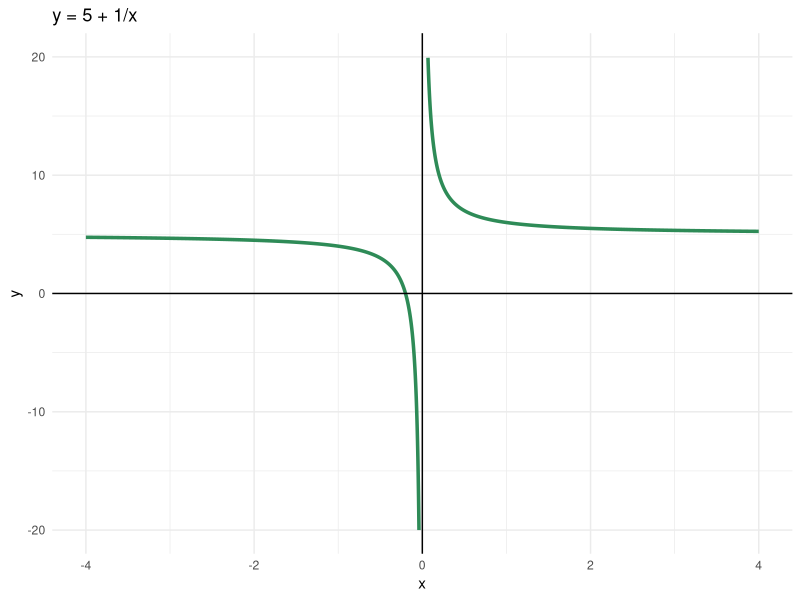

This chart was generated by the following R code:
## ---- chunk 1
library(ggplot2)
x_values_left <- seq(-4, -0.01, by = 0.001)
data_left <- data.frame(x = x_values_left, y = 5 + 1/x_values_left)

x_values_right <- seq(-0.01, 4, by = 0.001)
data_right <- data.frame(x = x_values_right, y = 5 + 1/x_values_right)

ggplot() + 
  geom_line(data = data_left, aes(x=x, y=y), colour = "seagreen", linewidth = 1.2) +
  geom_line(data = data_right, aes(x=x, y=y), colour = "seagreen", linewidth = 1.2) +
  ylim(-20, 20) +
  theme_minimal() +
  geom_hline(yintercept = 0) +
  geom_vline(xintercept = 0) +
  ggtitle("y = 5 + 1/x")
